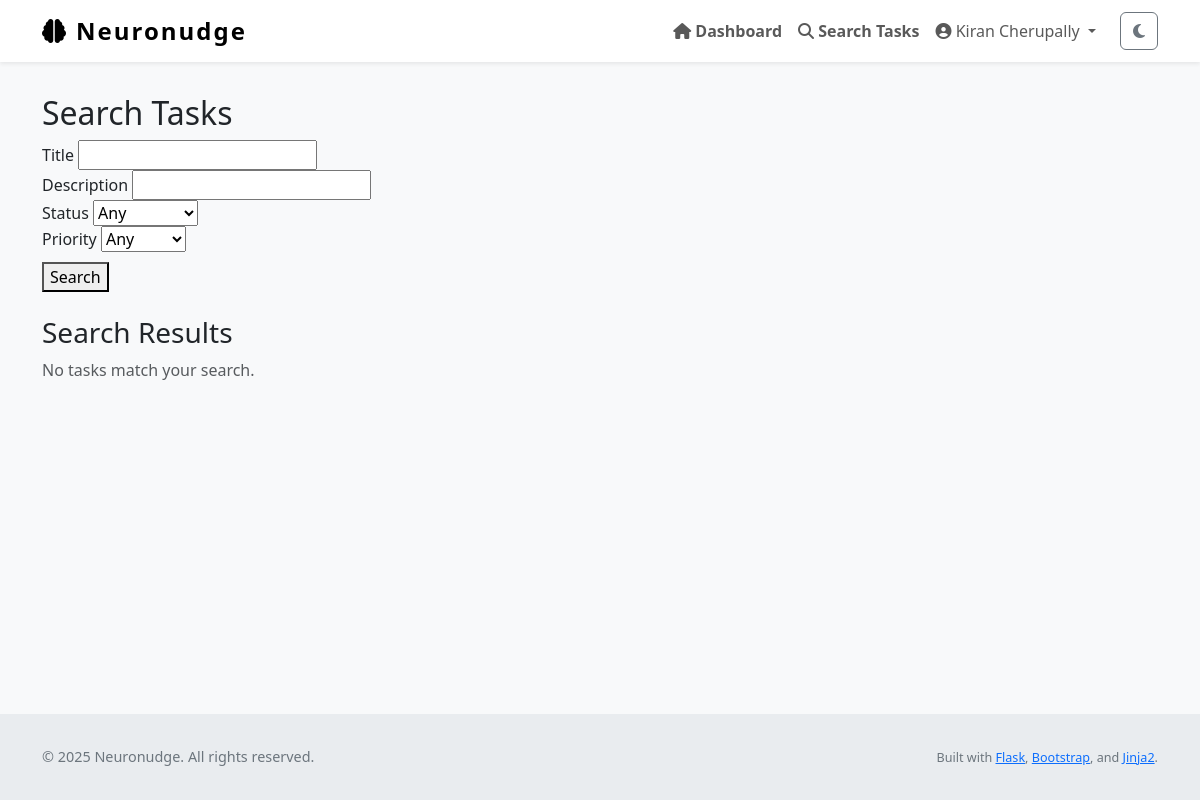
The app's page /tasks/search (signed in), older data.
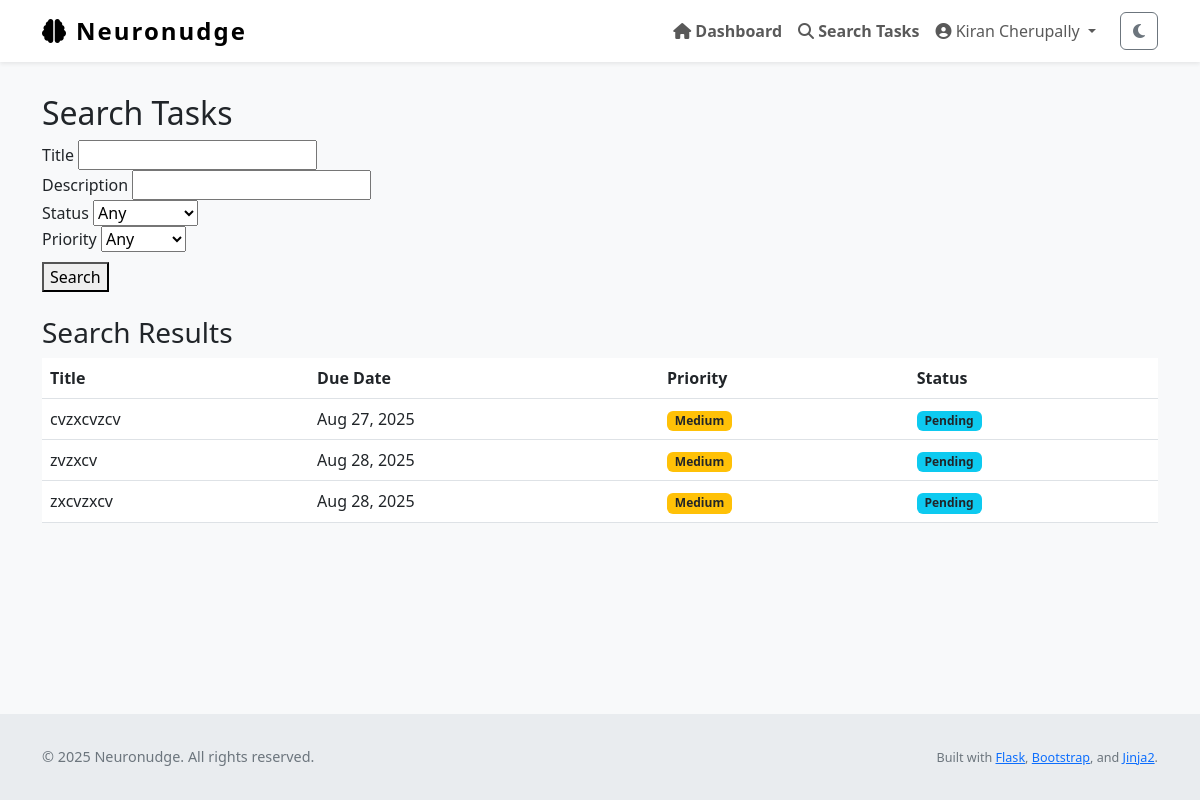
The same page, newer data.
### Neuronudge/models.py (models this page shows, shortened)
class Task(db.Model):
    id = db.Column(db.Integer, primary_key=True)
    title = db.Column(db.String(255), nullable=False)
    description = db.Column(db.Text, nullable=False)
    due_date = db.Column(db.DateTime)
    completed = db.Column(db.Boolean, default=False)
    priority = db.Column(db.Integer, default=2)         # 1 = high, 2 = med, 3 = low
    status = db.Column(db.String(20), default='not started')
    reminder_set = db.Column(db.Boolean, default=False)
    created_at = db.Column(db.DateTime, default=datetime.utcnow)
    updated_at = db.Column(db.DateTime, default=datetime.utcnow, onupdate=datetime.utcnow)
    user_id = db.Column(db.Integer, db.ForeignKey('user.id'), nullable=False)

### Neuronudge/views.py (the view)
@main.route('/tasks/search', methods=['GET', 'POST'])
@login_required
def task_search():
    title = request.args.get('title', '').strip()
    description = request.args.get('description', '').strip()
    completed = request.args.get('completed', 'any')
    priority = request.args.get('priority', 'any')
    query = Task.query.filter_by(user_id=current_user.id)
    if title:
        query = query.filter(Task.title.ilike(f'%{title}%'))
    if description:
        query = query.filter(Task.description.ilike(f'%{description}%'))
    if completed in ['true', 'false']:
        query = query.filter_by(completed=(completed == 'true'))
    if priority in ['1', '2', '3']:
        query = query.filter_by(priority=int(priority))
    results = query.order_by(Task.priority.asc(), Task.due_date.asc().nulls_last()).all()
    return render_template('task_search.html', results=results)

### Neuronudge/__init__.py (called while the page is built)
def create_app():
    app = Flask(__name__)
    app.config['SQLALCHEMY_DATABASE_URI'] = 'sqlite:///db.sqlite'
    app.config['SQLALCHEMY_TRACK_MODIFICATIONS'] = False
    app.config['SECRET_KEY'] = 'dev' #Replace later
    app.config['ALLOWED_EXTENSIONS'] = {"png","jpg","jpeg","gif"}
    db.init_app(app)
    migrate.init_app(app, db)
    login_manager.init_app(app)
    from Neuronudge import models  # ensures models are registered
    @login_manager.user_loader
    def load_user(user_id):
        from Neuronudge.models import User  # local import to avoid circular import
        return User.query.get(int(user_id))
    from Neuronudge.views import main
    from Neuronudge.auth import auth
    app.register_blueprint(main)
    app.register_blueprint(auth, url_prefix='/auth')
    with app.app_context():
        db.create_all()
    return app

### Neuronudge/templates/task_search.html (shortened to what this page needs)
{% extends "layout.html" %}
{% block content %}
<h2>Search Tasks</h2>
<form method="GET" action="{{ url_for('main.task_search') }}" role="search">
    <div>
        <label for="title">Title</label>
        <input type="text" name="title" id="title" value="{{ request.args.get('title', '') }}">
    </div>
    <div>
        <label for="description">Description</label>
        <input type="text" name="description" id="description" value="{{ request.args.get('description', '') }}">
    </div>
    <div>
        <label for="completed">Status</label>
        <select name="completed" id="completed">
            <option value="any" {% if request.args.get('completed') == 'any' %}selected{% endif %}>Any</option>
        </select>
    </div>
    <div>
        <label for="priority">Priority</label>
        <select name="priority" id="priority">
            <option value="any" {% if request.args.get('priority') == 'any' %}selected{% endif %}>Any</option>
        </select>
    </div>
    <div style="margin-top: 10px;">
        <button type="submit">Search</button>
    </div>
</form>
{% if results is defined %}
    <h3 class="mt-4">Search Results</h3>
    {% if results %}
        <table class="table table-hover">
            <thead>
                <tr>
                    <th>Title</th>
                    <th>Due Date</th>
                    <th>Priority</th>
                    <th>Status</th>
                </tr>
            </thead>
            <tbody>
                {% for task in results %}
                <tr>
                    <td>{{ task.title }}</td>
                    <td>{{ task.due_date.strftime('%b %d, %Y') if task.due_date else 'No due date' }}</td>
                    <td>
                        {% if task.priority == 1 %}<span class="badge bg-danger">High</span>
                        {% elif task.priority == 2 %}<span class="badge bg-warning text-dark">Medium</span>
                        {% elif task.priority == 3 %}<span class="badge bg-secondary">Low</span>
                        {% endif %}
                    </td>
                    <td>
                        {% if task.completed %}
                            <span class="badge bg-success">Completed</span>
                        {% else %}
                            <span class="badge bg-info text-dark">Pending</span>
                        {% endif %}
                    </td>
                </tr>
                {% endfor %}
            </tbody>
        </table>
    {% else %}
        <p class="text-muted">No tasks match your search.</p>
    {% endif %}
{% endif %}
{% endblock %}

Row changes from the older to the newer data that the page shows:
added Task: title "cvzxcvzcv", due_date "Aug 27, 2025", priority "Medium", completed "Pending"
added Task: title "zvzxcv", due_date "Aug 28, 2025", priority "Medium", completed "Pending"
added Task: title "zxcvzxcv", due_date "Aug 28, 2025", priority "Medium", completed "Pending"
Text that changed along with them:
text no longer shown: "No tasks match your search."
text now shown: "Title Due Date Priority Status"
